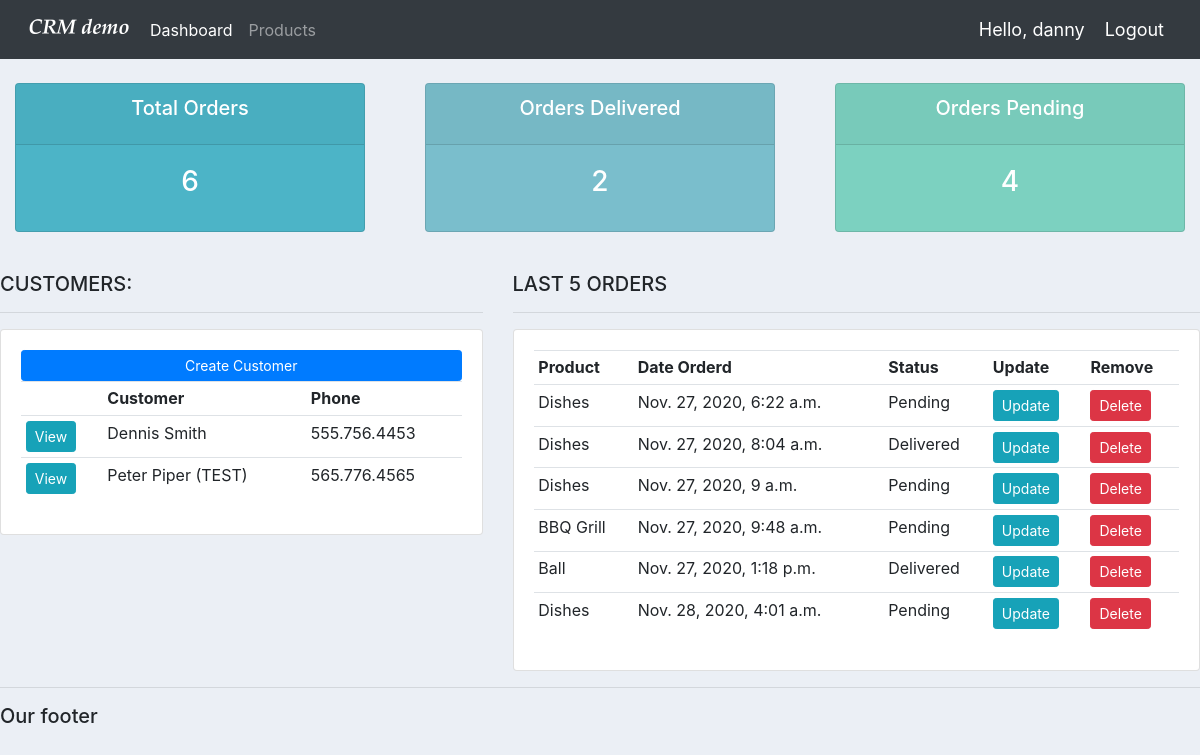
Page / (signed in) on the earlier database version.
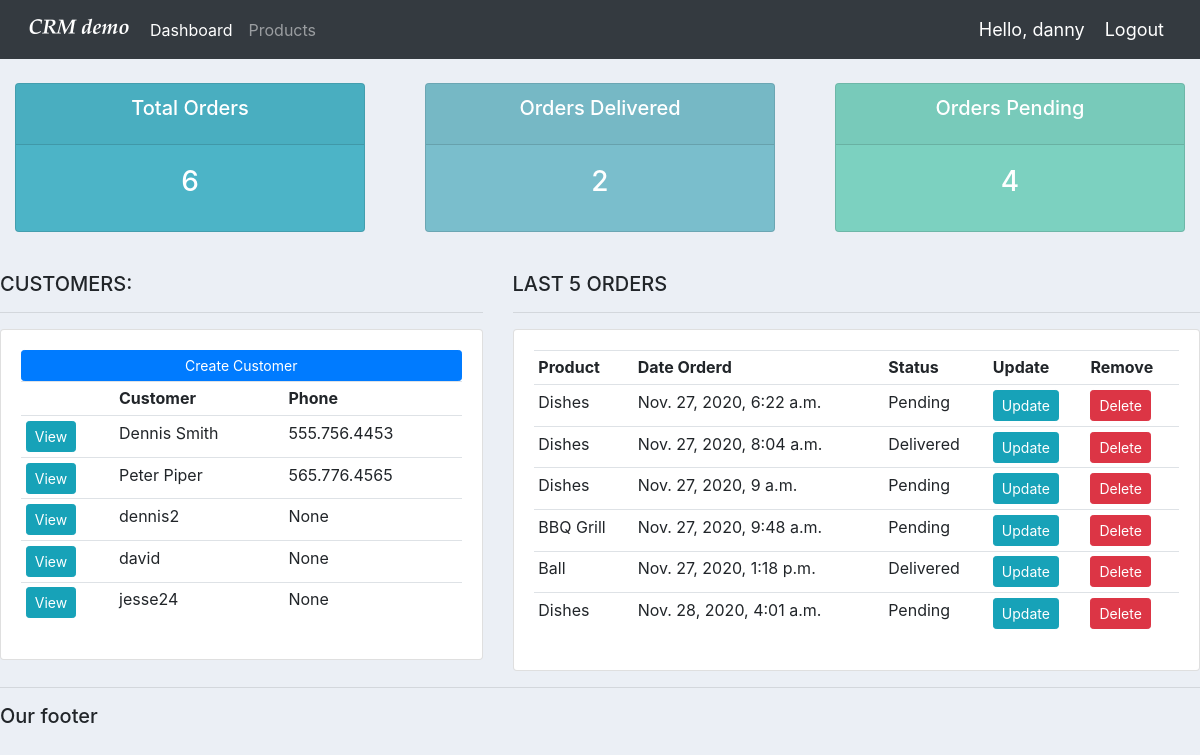
Same page on the later database version.
### accounts/models.py (models this page shows, shortened)
class Customer(models.Model):
	user = models.OneToOneField(User, null=True, blank=True, on_delete=models.CASCADE)
	name = models.CharField(max_length=200, null=True)
	phone = models.CharField(max_length=200, null=True)
	email = models.CharField(max_length=200, null=True)
	profile_pic = models.ImageField(default="profile1.png", null=True, blank=True)
	date_created = models.DateTimeField(auto_now_add=True, null=True)

class Order(models.Model):
	STATUS = (
		('Pending', 'Pending'),
		('Out for delivery', 'Out for delivery'),
		('Delivered', 'Delivered'),
		)
	customer = models.ForeignKey(Customer, null=True, on_delete= models.SET_NULL)
	product = models.ForeignKey(Product, null=True, on_delete= models.SET_NULL)
	date_created = models.DateTimeField(auto_now_add=True, null=True)
	status = models.CharField(max_length=200, null=True, choices=STATUS)
	note = models.CharField(max_length=1000, null=True)

class Product(models.Model):
	CATEGORY = (
		('Indoor', 'Indoor'),
		('Out Door', 'Out Door'),
		)
	name = models.CharField(max_length=200, null=True)
	price = models.FloatField(null=True)
	category = models.CharField(max_length=200, null=True, choices=CATEGORY)
	description = models.CharField(max_length=200, null=True, blank=True)
	date_created = models.DateTimeField(auto_now_add=True, null=True)
	tags = models.ManyToManyField(Tag)
	def __str__(self):
		return str(self.name)

### accounts/decorators.py (the view)
	def wrapper_func(request, *args, **kwargs):
		group = None
		if request.user.groups.exists():
			group = request.user.groups.all()[0].name
		if group == 'customer':
			return redirect('user-page')
		if group == 'admin':
			return view_func(request, *args, **kwargs)

### accounts/views.py (called while the page is built)
@login_required(login_url='login')
@admin_only
def home(request):
	orders = Order.objects.all()
	customers = Customer.objects.all()
	total_customers = customers.count()
	total_orders = orders.count()
	delivered = orders.filter(status='Delivered').count()
	pending = orders.filter(status='Pending').count()
	context = {
			'orders': orders,
			'customers': customers,
			'total_customers': total_customers,
			'total_orders': total_orders,
			'delivered': delivered,
			'pending': pending
			}
	return render(request, 'accounts/dashboard.html', context)

### accounts/templates/accounts/dashboard.html
{% extends 'accounts/main.html' %}
{% block content %}
{% include 'accounts/status.html' %}
<br>
<div class="row">
	<div class="col-md-5">
		<h5>CUSTOMERS:</h5>
		<hr>
		<div class="card card-body">
			<a class="btn btn-primary  btn-sm btn-block" href="">Create Customer</a>
			<table class="table table-sm">
				<tr>
					<th></th>
					<th>Customer</th>
					<th>Phone</th>
				</tr>
				{% for customer in customers %}
					<tr>
						<td><a class="btn btn-sm btn-info" href="{% url 'customer' customer.id %}">View</a></td>
						<td>{{ customer.name }}</td>
						<td>{{ customer.phone }}</td>
					</tr>
				{% endfor %}
			</table>
		</div>
	</div>
	<div class="col-md-7">
		<h5>LAST 5 ORDERS</h5>
		<hr>
		<div class="card card-body">
			<table class="table table-sm">
				<tr>
					<th>Product</th>
					<th>Date Orderd</th>
					<th>Status</th>
					<th>Update</th>
					<th>Remove</th>
				</tr>
				{% for order in orders %}
					<tr>
						<td>{{ order.product }}</td>
						<td>{{ order.date_created }}</td>
						<td>{{ order.status }}</td>
						<td><a class="btn btn-sm btn-info" href="{% url 'update_order' order.id %}">Update</a></td>
						<td><a class="btn btn-sm btn-danger" href="{% url 'delete_order' order.id %}">Delete</a></td>
					</tr>
				{% endfor %}
			</table>
		</div>
	</div>
</div>
{% endblock %}

### accounts/templates/accounts/main.html (shortened to what this page needs)
{% load static %}
<!DOCTYPE html>
<html>
<head>
	<link rel="stylesheet" href="https://stackpath.bootstrapcdn.com/bootstrap/4.3.1/css/bootstrap.min.css">
	<link rel="stylesheet" type="text/css" href="{% static '/css/main.css' %}">
</head>
<body>
	{% include 'accounts/navbar.html' %}
	{% block content %}
	{% endblock %}
	<hr>
	<h5>Our footer</h5>
</body>
</html>

### accounts/templates/accounts/navbar.html (shortened to what this page needs)
{% load static %}
<nav class="navbar navbar-expand-lg navbar-dark bg-dark">
  <img src="{% static 'images/logo.png' %}">
  <div class="collapse navbar-collapse" id="navbarNav">
    <ul class="navbar-nav">
      {% if request.user.is_staff %}
      <li class="nav-item active">
        <a class="nav-link" href="{% url 'home' %}">Dashboard</a>
      </li>
      <li class="nav-item">
        <a class="nav-link" href="{% url 'products' %}">Products</a>
      </li>
      {% else %}
      <li class="nav-item">
        <a class="nav-link" href="{% url 'account' %}">Settings</a>
      </li>
      {% endif %}
    </ul>
  </div>
  <span class="hello-msg">Hello, {{request.user}}</span>
  <span><a class="hello-msg" href="{% url 'logout' %}">Logout</a></span>
</nav>

### accounts/templates/accounts/status.html
<br>
<div class="row">
	<div class="col">
		<div class="col-md">
			<div class="card text-center text-white  mb-3" id="total-orders">
			  	<div class="card-header">
			  		<h5 class="card-title">Total Orders</h5>
			  	</div>
			  	<div class="card-body">
			    	<h3 class="card-title">{{ total_orders }}</h3>
			  	</div>
			</div>
		</div>
	</div>
	<div class="col">
		<div class="col-md">
			<div class="card text-center text-white  mb-3" id="orders-delivered">
			  	<div class="card-header">
			  		<h5 class="card-title">Orders Delivered</h5>
			  	</div>
			  	<div class="card-body">
			    	<h3 class="card-title">{{ delivered }}</h3>
			  	</div>
			</div>
		</div>
	</div>
	<div class="col">
		<div class="col-md">
			<div class="card text-center text-white  mb-3" id="orders-pending">
			  	<div class="card-header">
			  		<h5 class="card-title">Orders Pending</h5>
			  	</div>
			  	<div class="card-body">
			    	<h3 class="card-title">{{ pending }}</h3>
			  	</div>
			</div>
		</div>
	</div>
</div>

### static/css/main.css (style rules this page uses)
body { background-color: #ebeff5; }
#total-orders { background-color: #4cb4c7; }
#orders-delivered { background-color: #7abecc; }
#orders-pending { background-color: #7CD1C0; }

### accounts/templates/accounts/navbar.html (style rules this page uses)
.hello-msg { font-size: 18px; color: #fff; margin-right: 20px; }

Differences in the rows shown:
changed Customer: name "Peter Piper (TEST)" → "Peter Piper"
added Customer: name "dennis2", phone "None"
added Customer: name "david", phone "None"
added Customer: name "jesse24", phone "None"
